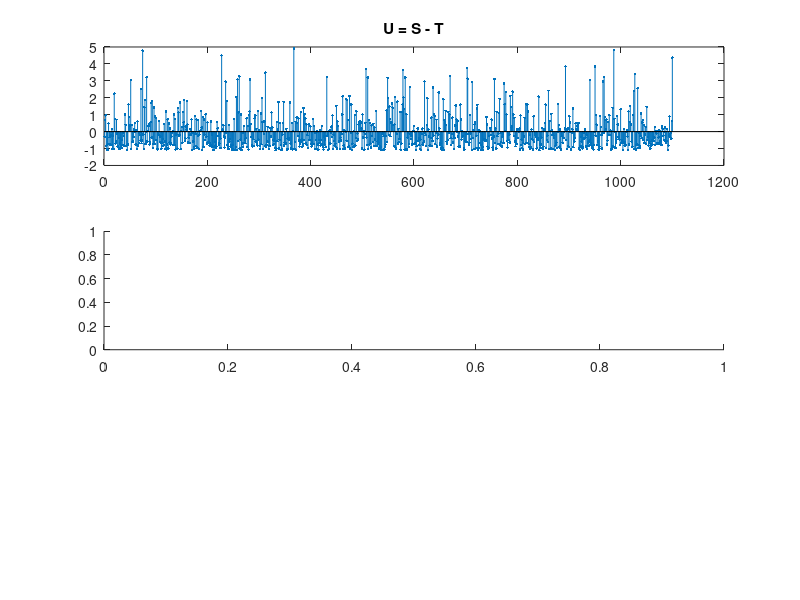

MATLAB code to generate this figure: (Note: this script raises an error after producing the figure.)
close all;
clc;
clear all;
disp('This program shows how wn+1=max(0, wn-1) can be modeled as');
disp('sup of accumulated steps of a random walk');
disp('wn = max(v0,v1,v2,...)');
disp('extra demo, not required for main results');
lambda = 1;
a = 1\lambda;
Nsym = 1000;
T = a * 1.1;

plot_active = 1;

Ew1 = zeros(1,100);
Ew2 = zeros(1,100);
Ew3 = zeros(1,100);
for run = 1: 1000
    if (mod(run,100)==0), fprintf('\nx(%d/%d)',floor(run/100) ,10); end

    x = random('exp', a,[1,Nsym]);  %interarrivals
    u = x - T;

    w1 = zeros(1,Nsym);  %waiting time, calc directly
    w2 = zeros(1,Nsym); %waiting time, calc indirectly using backward random alk process
    w3 = zeros(1,Nsym); %sum of accumulated forward random walk process

    %Expectation: w1=w2  E(w1)= E(w3)

    wsum = zeros(1,Nsym);


    w1(1) = 0;
    w2(1) = 0;
    w3(1) = 0;
    wsum(1) = 0;
    for i = 1: Nsym
        if (mod(i,1000)==0), fprintf('.'); end
        w1(i+1) = max(w1(i) + u(i), 0);


        v = zeros(1,i);

        v(1) = u(i);
        for j = 2 : i
            v(j) = v(j-1) + u(i - j + 1);
        end

        w2(i+1) = max(0, max(v));


        wsum(i+1) = wsum(i) + u(i);

        w3(i+1) = max(wsum);

    %     wcomp=[w;w2];
    %     pause;
    end

    Tv = T * (1:1:Nsym);
    Zv = zeros(1,Nsym);

    if (run == 1) && (plot_active)
        figure;
        subplot(311);
        stem(Tv, u, '.');
        %splot(Tv, u, 'b');
        hold on;
        plot(Tv,Zv,'k:');
        title('U = S - T');


        subplot(312);
        splot(Tv, wsum(2:end), 'b');
        hold on;
        plot(Tv,Zv,'k:');
        title('Waiting Time, no max');

        subplot(313);
        splot(Tv, w1(2:end), 'b');
        hold on;
        plot(Tv,Zv,'k:');
        %splot(Tv, w2(2:end)-0.2, 'r');
        title('Waiting Time');

        pause;

        figure;
        subplot(211);
        splot(Tv, w1(2:end), 'b');
        hold on;
        plot(Tv,Zv,'k:');
        title('Waiting Time');

        subplot(212);
        lastind = min(5+ max(find(w3 ~= w3(end))), length(Tv));
        splot(Tv(1:lastind), w3(1+(1:lastind)), 'b');
        hold on;
        plot(Tv(1:lastind),Zv(1:lastind),'k:');
        title('Waiting Time: Obtained From Random walk proc');
    end

    Ew1(run) = mean(w1);
    Ew2(run) = mean(w2);
    Ew3(run) = mean(w3);
end
E = [mean(Ew1), mean(Ew2), mean(Ew3)]
pause;

